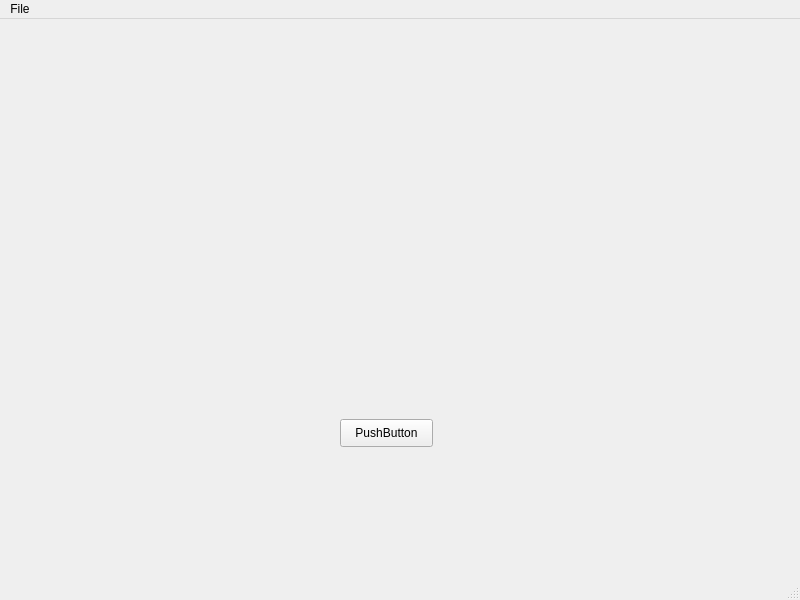
<?xml version="1.0" encoding="UTF-8"?>
<ui version="4.0">
 <class>MainWindow</class>
 <widget class="QMainWindow" name="MainWindow">
  <property name="geometry">
   <rect>
    <x>0</x>
    <y>0</y>
    <width>800</width>
    <height>600</height>
   </rect>
  </property>
  <property name="windowTitle">
   <string>Library</string>
  </property>
  <widget class="QWidget" name="centralwidget">
   <widget class="QLabel" name="test_label">
    <property name="geometry">
     <rect>
      <x>180</x>
      <y>100</y>
      <width>421</width>
      <height>221</height>
     </rect>
    </property>
    <property name="text">
     <string/>
    </property>
    <property name="wordWrap">
     <bool>true</bool>
    </property>
   </widget>
   <widget class="QPushButton" name="pushButton">
    <property name="geometry">
     <rect>
      <x>340</x>
      <y>400</y>
      <width>93</width>
      <height>28</height>
     </rect>
    </property>
    <property name="text">
     <string>PushButton</string>
    </property>
   </widget>
  </widget>
  <widget class="QMenuBar" name="menubar">
   <property name="geometry">
    <rect>
     <x>0</x>
     <y>0</y>
     <width>800</width>
     <height>26</height>
    </rect>
   </property>
   <widget class="QMenu" name="menuFile">
    <property name="title">
     <string>File</string>
    </property>
   </widget>
   <addaction name="menuFile"/>
  </widget>
  <widget class="QStatusBar" name="statusbar"/>
 </widget>
 <resources/>
 <connections/>
</ui>
